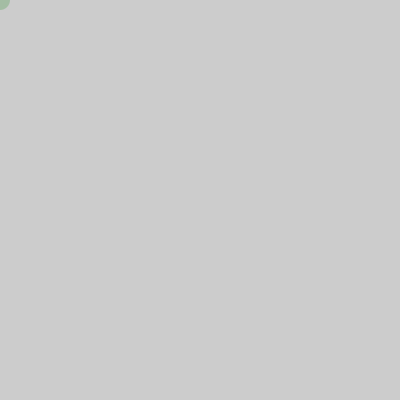
Frame 1 (no input)
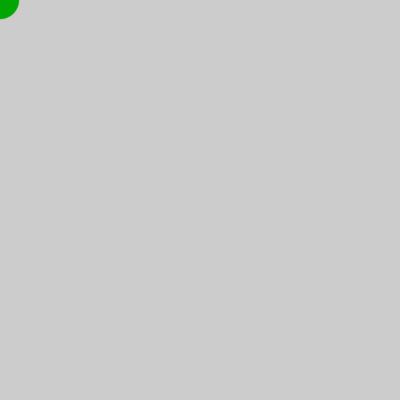
Frame 60 (the mouse pressed at the canvas centre just before this capture)
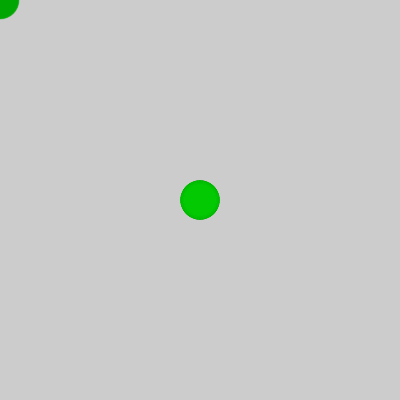
Frame 120 (the mouse held since frame 60 and released just before this capture)

The Processing sketch that drew these frames (run headless with seeded random() and noise(); from frame 60 on, the mouse is pressed at the canvas centre):

// Processing sketch: processing_183979
// ── processing_183979.pde

int verde = 255;
int tiempo = 0;
int diametro = 20;
  
void setup() {
  size(400, 400);
}
 
void draw() {
  tiempo = tiempo + 1;    
  verde = int(128 * (1 + sin(tiempo * 2 * PI / frameRate / 20)));
  diametro = int(20 * (1 + sin( tiempo * 2 * PI / frameRate / 5))); // Modifica el diametro del circulo con el paso del tiempo
   
  noStroke();            
  fill(0, verde, 0, 50);  // Añade un 50% de transparencia al color
  ellipse(mouseX, mouseY, diametro, diametro);
}
